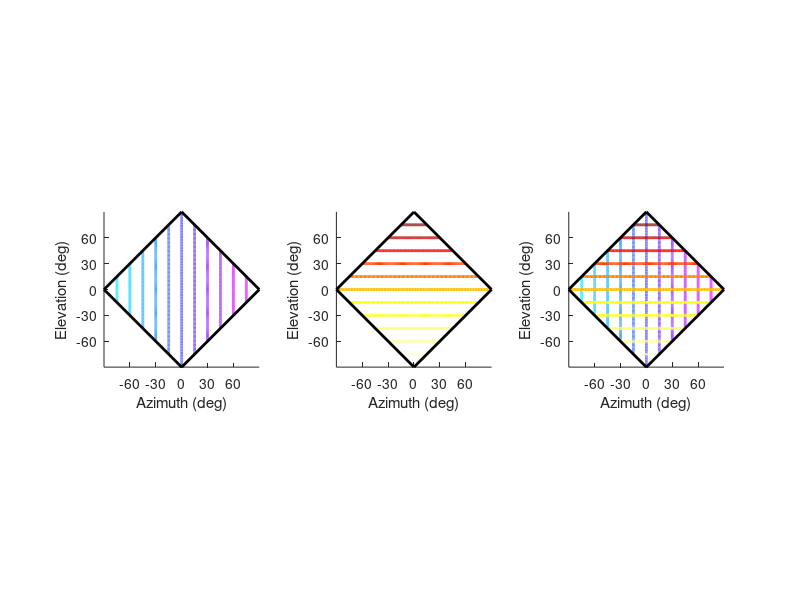

Here is the MATLAB script that generated this plot:
%% Initialization
close all
clear all
clc

%% Double-polar coordinates, start with iso-azimuth contours
AZ	= -90:15:90;
AZ	= AZ';
n	= 100; % number of elevations at AZ(ii)
EL	= NaN(length(AZ),n); % create lots of potential elevations
for ii = 1:length(AZ)
	mx = abs(round(abs(AZ(ii))-90));
	if mx>0
		y = linspace(-mx,mx,n);
	else
		y = zeros(1,n);
	end
	EL(ii,:) = y;
end
AZ		= repmat(AZ,1,n);
plot(AZ,EL,'.');

%% Graphics
for jj = [1 3]
	subplot(1,3,jj);
	% let's give a color-gradient to azimuth
	uAZ = unique(AZ(:)); % unique azimuths
	nAZ = numel(uAZ); % number of unique azimuths
	col = cool(nAZ); % a cool colormap
	for ii = 1:nAZ
		sel = AZ==uAZ(ii);
		plot(AZ(sel),EL(sel),'k-','LineWidth',2,'Color',col(ii,:));
		hold on
	end
end

%% Double-polar coordinates, now iso-elevation contours
EL	= -90:15:90;
EL	= EL';
AZ	= NaN(length(EL),n);
for ii = 1:length(EL)
	mx = abs(round(abs(EL(ii))-90));
	if mx>0
		y = linspace(-mx,mx,n);
	else
		y = zeros(1,n);
	end
	AZ(ii,:) = y;
end
EL		= repmat(EL,1,n);



%% Graphics
for jj = [2 3]
	subplot(1,3,jj);
	hold on
	uEL = unique(EL(:)); 
	nEL = numel(uEL); 
	col = hot(nEL); % a hot colormap
	col = flipud(col);
	for ii = 1:nEL
		sel = EL==uEL(ii);
		plot(AZ(sel),EL(sel),'k-','LineWidth',2,'Color',col(ii,:));
	end
end

for ii = 1:3
	subplot(1,3,ii)
h = plot([-90 -0],[0 90],'k-',...
    [0 90],[90 0],'k-',...
    [0 90],[-90 0],'k-',...
    [-90 0],[0 -90],'k-');
set(h,'LineWidth',2,'Color','k');
	axis([-90 90 -90 90]);
	axis square;
	box off
	set(gca,'XTick',-60:30:60,'YTick',-60:30:60);
	xlabel('Azimuth (deg)');
	ylabel('Elevation (deg)');
end

%% Print
cd('C:\DATA'); % See also PA_DATADIR
print('-depsc','-painter',mfilename); % I try to avoid bitmaps, 
% so I can easily modify the figures later on in for example Illustrator
% For web-and Office-purposes, I later save images as PNG-files
